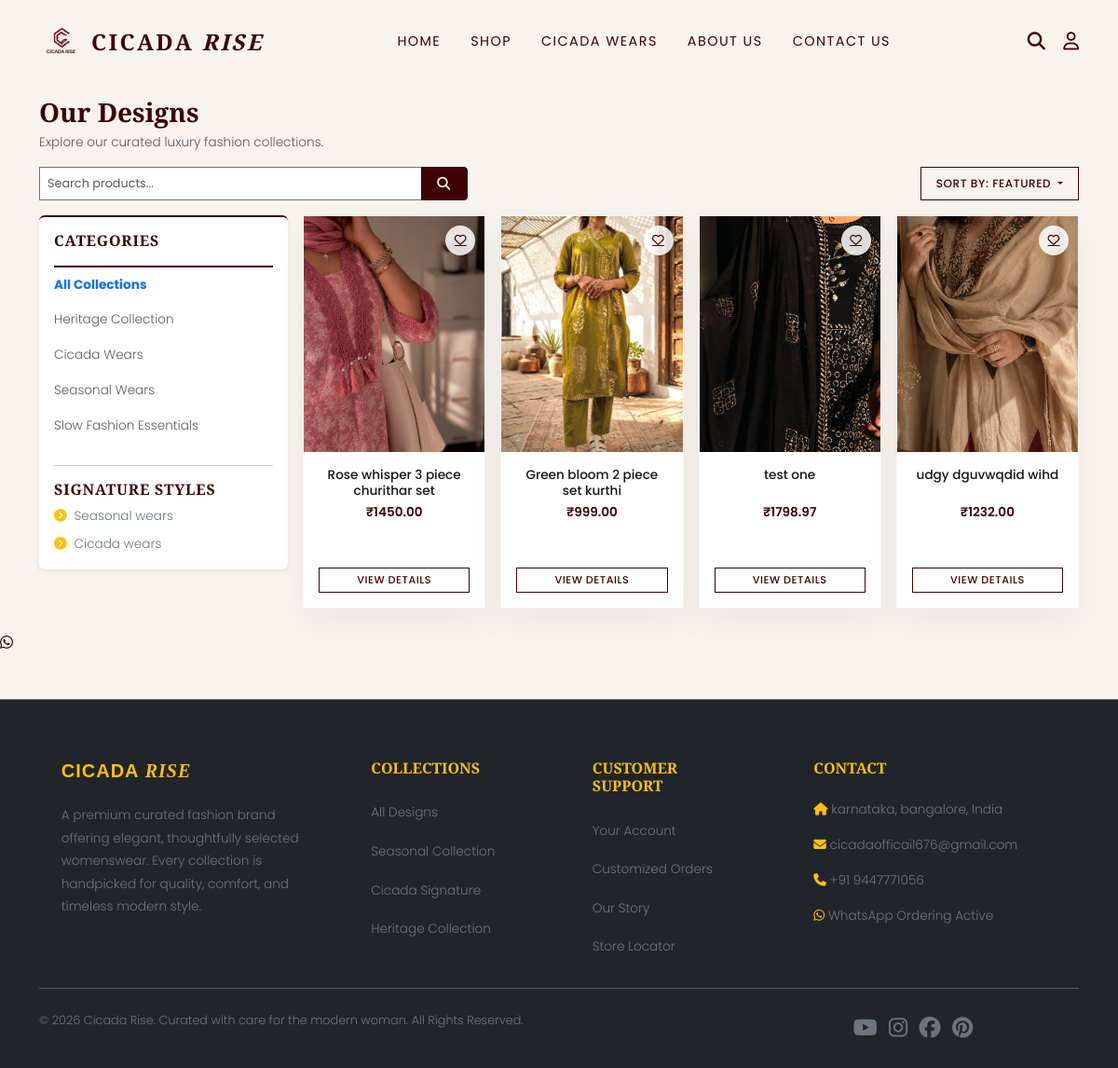
The app's page /shop/ with its own data.
### store/models.py (models this page shows, shortened)
class Category(models.Model):
    name = models.CharField(max_length=100)
    slug = models.SlugField(max_length=120, unique=True, blank=True)
    description = models.TextField(blank=True)
    image = models.ImageField(upload_to='categories/', blank=True, null=True)
    is_active = models.BooleanField(default=True)
    class Meta:
        verbose_name_plural = "Categories"

class Product(models.Model):
    COLLECTION_CHOICES = [
        ("Heritage Collection", "Heritage Collection"),
        ("Cicada Signature", "Cicada Signature"),
        ("Curated Essentials", "Curated Essentials")
    ]
    category = models.ForeignKey(Category, on_delete=models.CASCADE, related_name='products')
    name = models.CharField(max_length=200)
    slug = models.SlugField(max_length=250, unique=True, blank=True)
    sku = models.CharField(max_length=50, unique=True, verbose_name="Product Code")
    description = models.TextField()
    base_price = models.DecimalField(max_digits=10, decimal_places=2)
    sale_price = models.DecimalField(max_digits=10, decimal_places=2, null=True, blank=True, help_text="Promotional discounted price")
    shipping_charge = models.DecimalField(max_digits=10, decimal_places=2, default=0.00, verbose_name="Shipping Charge")
    fabric_details = models.TextField(blank=True)
    care_instructions = models.TextField(blank=True)
    collection = models.CharField(max_length=100, default="Cicada Signature", choices=COLLECTION_CHOICES)
    is_featured = models.BooleanField(default=False)
    is_seasonal = models.BooleanField(default=False)
    is_cicada_wear = models.BooleanField(default=False)
    created_at = models.DateTimeField(auto_now_add=True)
    updated_at = models.DateTimeField(auto_now=True)
    @property
    def price(self):
        if self.sale_price is not None:
            return self.sale_price
        return self.base_price
    @property
    def primary_image_url(self):
        all_imgs = list(self.images.all())
        primary_img = next((img for img in all_imgs if img.is_primary), None) or (all_imgs[0] if all_imgs else None)
        if primary_img and primary_img.image:
            try:
                return primary_img.image.url
            except Exception:
                return "/static/store/images/veranda.jpg"
        return "/static/store/images/veranda.jpg"

class ProductImage(models.Model):
    product = models.ForeignKey(Product, on_delete=models.CASCADE, related_name='images')
    image = models.ImageField(upload_to='products/')
    is_primary = models.BooleanField(default=False)

### store/views.py (the view)
# urls.py: path('shop/', views.shop, name='shop'),
def shop(request):
    query = request.GET.get('q', '')
    category_slug = request.GET.get('category', '')
    sort_by = request.GET.get('sort', '')
    products = Product.objects.all().prefetch_related('images')
    if query:
        products = products.filter(
            Q(name__icontains=query) |
            Q(description__icontains=query) |
            Q(sku__icontains=query)
        )
    if category_slug:
        products = products.filter(category__slug=category_slug)
    if sort_by == 'price_low':
        products = products.order_by('base_price')
    elif sort_by == 'price_high':
        products = products.order_by('-base_price')
    elif sort_by == 'newest':
        products = products.order_by('-created_at')
    else:
        products = products.order_by('-is_featured')
    categories = Category.objects.filter(is_active=True)
    selected_category = None
    if category_slug:
        selected_category = get_object_or_404(Category, slug=category_slug)
    return render(request, 'store/shop.html', {
        'products': products,
        'categories': categories,
        'selected_category': selected_category,
        'query': query,
        'sort_by': sort_by,
    })

### store/context_processors.py (called while the page is built)
def cart_and_wishlist(request):
    if request.user.is_authenticated:
        cart, created = Cart.objects.get_or_create(user=request.user)
        cart_count = cart.items_count
        wishlist_count = Wishlist.objects.filter(user=request.user).count()
    else:
        cart_count = 0
        wishlist_count = 0
    return {
        'cart_count': cart_count,
        'wishlist_count': wishlist_count
    }

### store/templates/store/shop.html (shortened to what this page needs)
{% extends 'store/base.html' %}
{% load static %}
{% block content %}
<div class="container py-3 py-md-4" x-data="{ openFilters: false }">
    <div class="row mb-3 align-items-center">
        <div class="col-12 text-center text-md-start">
            <h1 class="font-display h3 mb-1" style="color: var(--primary);">Our Designs</h1>
            <p class="text-muted mb-0" style="font-size:0.85rem;">Explore our curated luxury fashion collections.</p>
        </div>
    </div>
    <div class="row mb-3 align-items-center g-2">
        <div class="col-12 col-md-6 col-lg-5">
            <form method="GET" action="{% url 'shop' %}" class="d-flex" id="shop-search-form">
                <div class="input-group input-group-sm">
                    <input type="text" name="q" value="{{ query }}" class="form-control rounded-0 border-secondary" placeholder="Search products..." aria-label="Search products" id="shop-search-input" style="font-size:0.8rem; height:36px;">
                    <button class="btn btn-premium px-3" type="submit" id="shop-search-submit-btn" style="height:36px;"><i class="fa-solid fa-magnifying-glass"></i></button>
                </div>
            </form>
        </div>
        <div class="col-12 col-md-6 col-lg-7 d-flex justify-content-between justify-content-md-end gap-2 align-items-center">
            <div class="dropdown flex-grow-1 flex-md-grow-0">
                <button class="btn btn-premium-outline btn-sm w-100 dropdown-toggle py-1 px-3" type="button" id="sortDropdownBtn" data-bs-toggle="dropdown" aria-expanded="false" style="height:36px; font-size: 0.75rem; letter-spacing:0.05em;">
                    SORT BY:
                    {% if sort_by == 'price_low' %}PRICE LOW TO HIGH
                    {% elif sort_by == 'price_high' %}PRICE HIGH TO LOW
                    {% elif sort_by == 'newest' %}NEWEST ARRIVALS
                    {% else %}FEATURED
                    {% endif %}
                </button>
            </div>
        </div>
    </div>
    <div class="row g-3">
        <div class="col-md-3 col-lg-3 d-none d-md-block">
            <div class="card border-0 bg-white p-3 shadow-sm" style="border-top: 2px solid var(--primary) !important;">
                <h4 class="font-display h6 mb-3 text-uppercase" style="letter-spacing:0.05em;">Categories</h4>
                <div class="list-group list-group-flush mb-3" style="font-size:0.85rem;">
                    <a href="{% url 'shop' %}?q={{ query }}&sort={{ sort_by }}" class="list-group-item list-group-item-action d-flex justify-content-between align-items-center border-0 px-0 {% if not selected_category %}fw-bold text-primary{% else %}text-muted{% endif %}" id="cat-all-link">
                        All Collections
                    </a>
                    {% for cat in categories %}
                        <a href="{% url 'shop' %}?category={{ cat.slug }}&q={{ query }}&sort={{ sort_by }}" class="list-group-item list-group-item-action d-flex justify-content-between align-items-center border-0 px-0 {% if selected_category.slug == cat.slug %}fw-bold text-primary{% else %}text-muted{% endif %}" id="cat-link-{{ cat.slug }}">
                            {{ cat.name }}
                        </a>
                    {% endfor %}
                </div>
                <hr class="my-2">
                <h4 class="font-display h6 mb-2 mt-2 text-uppercase" style="letter-spacing:0.05em;">Signature Styles</h4>
                <div class="d-flex flex-column gap-2" style="font-size:0.85rem;">
                    <a href="{% url 'seasonal_wears' %}" class="text-secondary text-decoration-none" id="quick-seasonal-link"><i class="fa-solid fa-circle-chevron-right me-2 text-warning"></i>Seasonal wears</a>
                    <a href="{% url 'cicada_wears' %}" class="text-secondary text-decoration-none" id="quick-cicada-link"><i class="fa-solid fa-circle-chevron-right me-2 text-warning"></i>Cicada wears</a>
                </div>
            </div>
        </div>
        <div class="col-md-9 col-lg-9">
            <div class="row row-cols-2 row-cols-md-3 row-cols-lg-4 g-2 g-md-3">
                {% for prod in products %}
                    <div class="col">
                        <div class="product-card h-100" style="cursor: pointer;" onclick="window.location.href='{% url 'product_detail' prod.slug %}'" id="product-card-shop-{{ prod.id }}">
                            <div class="product-image-wrapper">
                                <img src="{{ prod.primary_image_url }}" alt="{{ prod.name }}" class="product-img" loading="lazy">
                                {% if user.is_authenticated %}
                                    <button class="product-wishlist-btn"
                                            onclick="event.stopPropagation();"
                                            hx-post="{% url 'toggle_wishlist' prod.id %}"
                                            hx-swap="innerHTML"
                                            title="Save to Wishlist"
                                            id="wishlist-btn-shop-{{ prod.id }}">
                                        <i class="far fa-heart"></i>
                                    </button>
                                {% else %}
                                    <a href="{% url 'login' %}?next={% url 'shop' %}" class="product-wishlist-btn" onclick="event.stopPropagation();" title="Save to Wishlist" id="wishlist-login-btn-shop-{{ prod.id }}"><i class="far fa-heart"></i></a>
                                {% endif %}
                            </div>
                            <div class="product-card-body p-2 p-md-3 text-center d-flex flex-column flex-grow-1">
                                <h3 class="product-card-title mb-1">
                                    <a href="{% url 'product_detail' prod.slug %}" onclick="event.stopPropagation();">{{ prod.name }}</a>
                                </h3>
                                <div class="product-card-price mb-2">₹{{ prod.base_price|floatformat:2 }}</div>
                                <div class="mt-auto">
                                    <a href="{% url 'product_detail' prod.slug %}" onclick="event.stopPropagation();" class="btn btn-premium-outline btn-sm w-100 py-1 px-1" style="font-size:0.7rem; letter-spacing:0.05em;" id="product-details-link-shop-{{ prod.id }}">VIEW DETAILS</a>
                                </div>
                            </div>
                        </div>
                    </div>
                {% endfor %}
            </div>
        </div>
    </div>
</div>
{% endblock %}

### store/static/store/css/style.css (style rules this page uses)
:root { --primary: #3E0202; --secondary: #D6B48C; --gold: #C8A16A; --cream: #F8F3ED; --dark: #161616; --white: #FFFFFF; --light-gray: #E8E2DA; --font-heading: 'Playfair Display', serif; --font-body: 'Poppins', sans-serif; --transition-smooth: all 0.4s cubic-bezier(0.16, 1, 0.3, 1); --glass-bg: rgba(248, 243, 237, 0.7); --glass-border: rgba(62, 2, 2, 0.1); --shadow-premium: 0 15px 35px rgba(22, 22, 22, 0.05); }
body { background-color: var(--cream); color: var(--dark); font-family: var(--font-body); font-weight: 300; line-height: 1.6; overflow-x: hidden; }
h1, h2, h3, h4, h5, h6, .font-display { font-family: var(--font-heading); color: var(--primary); font-weight: 700; }
a { color: var(--primary); transition: var(--transition-smooth); }
.btn-premium { background-color: var(--primary); color: var(--cream); border: 1px solid var(--primary); padding: 0.8rem 2.2rem; font-family: var(--font-body); font-size: 0.85rem; font-weight: 500; text-transform: uppercase; letter-spacing: 0.15em; border-radius: 0; transition: var(--transition-smooth); position: relative; overflow: hidden; z-index: 1; }
.btn-premium::before { content: ''; position: absolute; top: 0; left: -100%; width: 100%; height: 100%; background-color: var(--gold); z-index: -1; transition: var(--transition-smooth); }
.btn-premium-outline { background-color: transparent; color: var(--primary); border: 1px solid var(--primary); padding: 0.8rem 2.2rem; font-family: var(--font-body); font-size: 0.85rem; font-weight: 500; text-transform: uppercase; letter-spacing: 0.15em; border-radius: 0; transition: var(--transition-smooth); }
.product-card { background: var(--white); border: 1px solid rgba(22, 22, 22, 0.04); box-shadow: var(--shadow-premium); overflow: hidden; position: relative; transition: var(--transition-smooth); margin-bottom: 2.5rem; height: 100%; display: flex; flex-direction: column; }
.product-image-wrapper { position: relative; width: 100%; padding-top: 130%; overflow: hidden; background-color: var(--cream); }
.product-img { position: absolute; top: 0; left: 0; width: 100%; height: 100%; object-fit: cover; transition: transform 0.8s cubic-bezier(0.16, 1, 0.3, 1); }
.product-wishlist-btn { position: absolute; top: 10px; right: 10px; background: rgba(255, 255, 255, 0.85); border: none; border-radius: 50%; width: 32px; height: 32px; display: flex; align-items: center; justify-content: center; color: var(--primary); font-size: 0.8rem; z-index: 2; transition: var(--transition-smooth); box-shadow: 0 2px 6px rgba(0, 0, 0, 0.1); }
.product-card-body { padding: 0.85rem; text-align: center; display: flex; flex-direction: column; flex-grow: 1; }
.product-card-title { font-family: var(--font-body); font-size: 0.85rem; font-weight: 500; line-height: 1.25em; height: 2.5em; display: -webkit-box; -webkit-line-clamp: 2; -webkit-box-orient: vertical; overflow: hidden; margin-bottom: 0.25rem; }
.product-card-title a { color: var(--dark); text-decoration: none; transition: var(--transition-smooth); }
.product-card-price { font-family: var(--font-body); font-weight: 600; color: var(--primary); font-size: 0.85rem; margin-bottom: 0.4rem; }

### records on screen
Category: name "Heritage Collection"
Category: name "Cicada Wears"
Category: name "Seasonal Wears"
Category: name "Slow Fashion Essentials"
Product: primary_image_url (picture), name "Rose whisper 3 piece churithar set", base_price "1450.00"
Product: primary_image_url (picture), name "Green bloom 2 piece set kurthi", base_price "999.00"
Product: primary_image_url (picture), name "test one", base_price "1798.97"
Product: primary_image_url (picture), name "udgy dguvwqdid wihd", base_price "1232.00"
